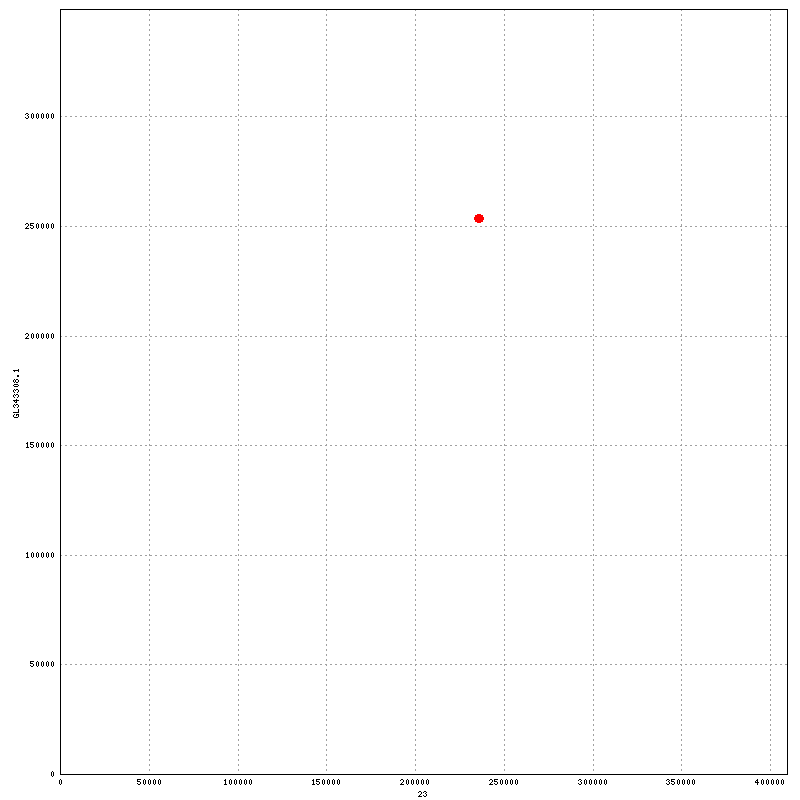

This figure's gnuplot source:
set terminal png tiny size 800,800
set output "wga_output/nucmer.png"
set size 1,1
set grid
unset key
set border 15
set tics scale 0
set xlabel "23"
set ylabel "GL343308.1"
set format "%.0f"
set mouse format "%.0f"
set mouse mouseformat "[%.0f, %.0f]"
set mouse clipboardformat "[%.0f, %.0f]"
set xrange [1:409507]
set yrange [1:349043]
set style line 1  lt 1 lw 3 pt 6 ps 1
set style line 2  lt 3 lw 3 pt 6 ps 1
set style line 3  lt 2 lw 3 pt 6 ps 1
plot \
 "wga_output/nucmer.fplot" title "FWD" w lp ls 1, \
 "wga_output/nucmer.rplot" title "REV" w lp ls 2
